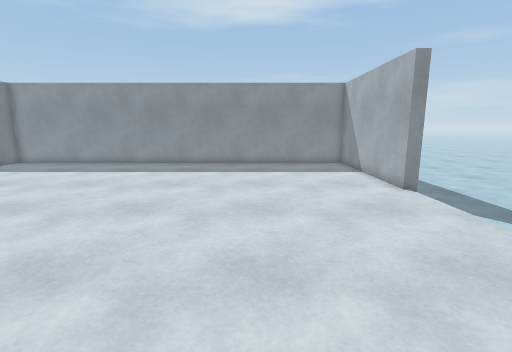
View 1 (above)

16 first-person views from a walk through a scene from a Unity 3-D project. The camera is 1.3 m above the floor, tilts 10° down and sees 85° across. The floor is counted in squares, 0.5 m on a side. Each view is taken from the middle of a square. On the plan, view 1 faces up. The plan holds only what a view shows up to about 19 squares ahead; the rest is blank. The place goes on beyond the plan. The player is left out.

View 2
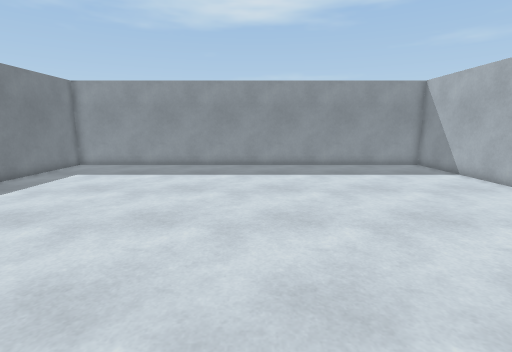

View 3
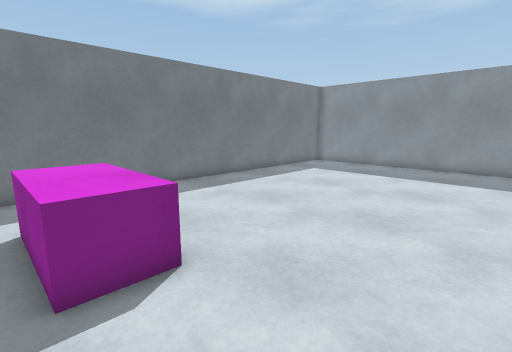

View 4
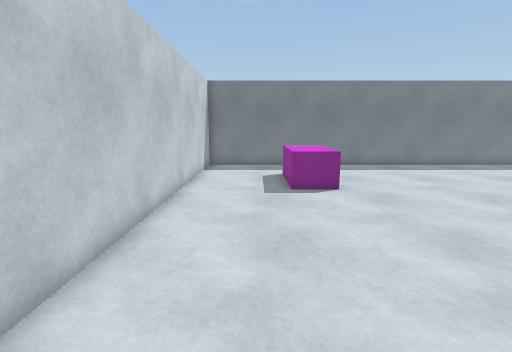

View 5
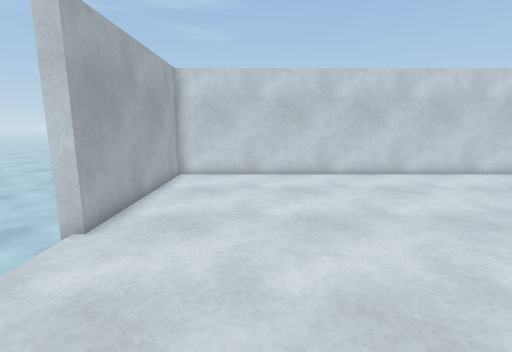

View 6
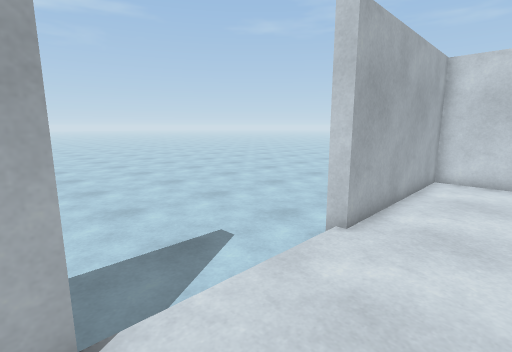

View 7
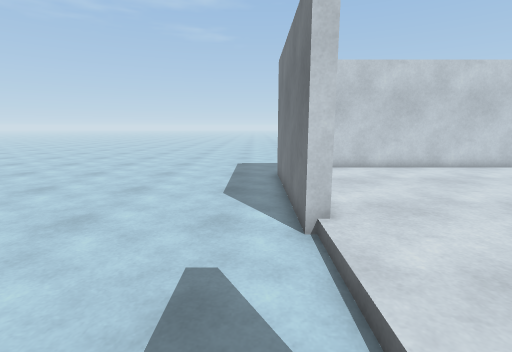

View 8
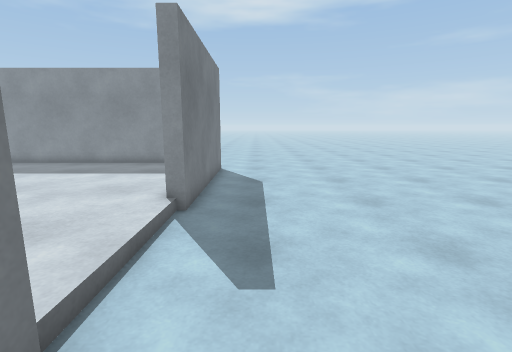

View 9
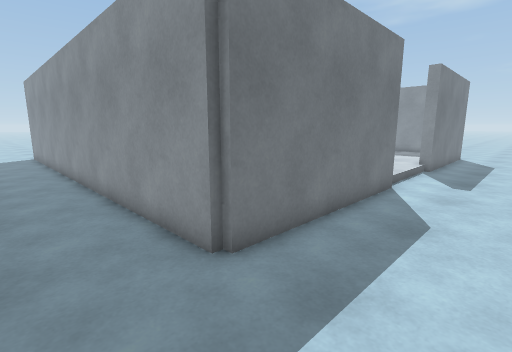

View 10
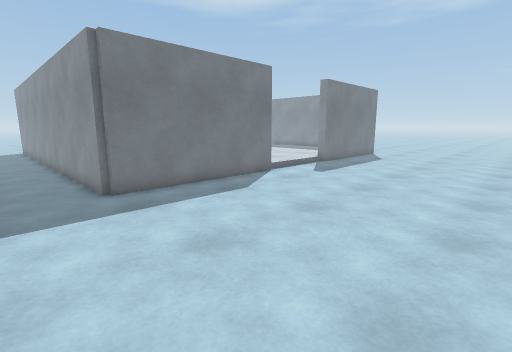

View 11
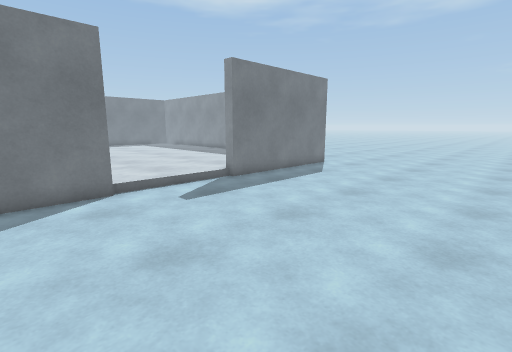

View 12
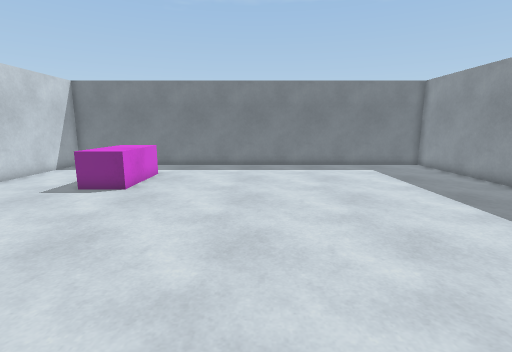

View 13
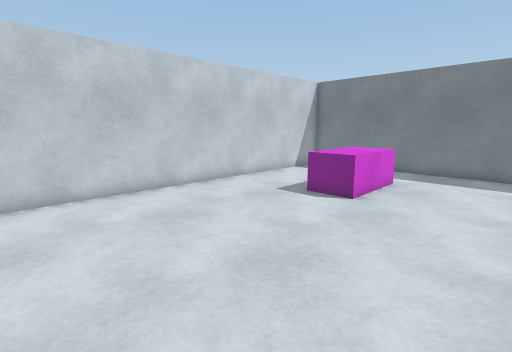

View 14
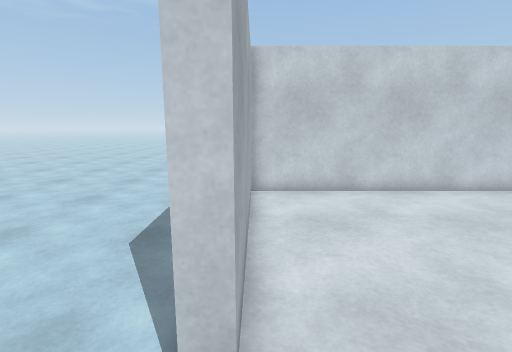

View 15
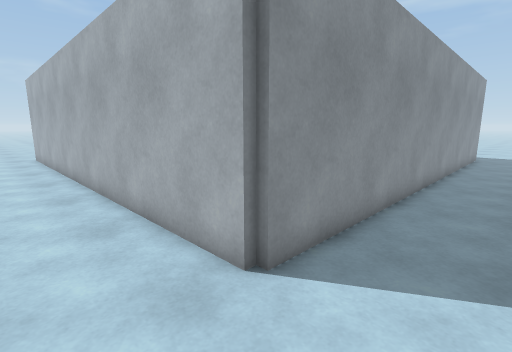

View 16
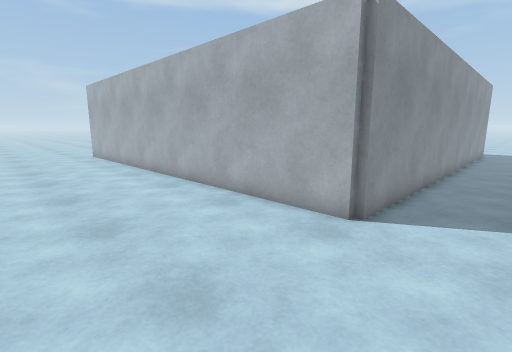

### Floor plan
Key: @ floor where view 1 was taken; # wall or solid block; . main floor; : floor 0.25 m higher than the main floor; O other object.
Columns run from 25 left of view 1 to 18 right of it. Each row starts with its distance up from view 1.
 21                                 ............
 20         #########################...........
 19         #::::::::::::::::::::::##...........
 18         #::::::::::::::::::::::##...........
 17  ..  ..##::::::::::::::::::::::##...........
 16  ... ..##::::::::::::::::::::::##...........
 15  ......##::::::::::::::::::::::##...........
 14  ......##::::::::::::::::::::::##...........
 13  ......##::::::::::::::::::::::##...........
 12  ......##::::::::::::::::::::::##...........
 11  ......##:::::::::::::::::::::::............
 10  ......##:::::::::::::::::::::::............
  9  ......##:::::::::::::::::::::::............
  8  ......##:::::::::::::::::::::::............
  7 .......##:::::::::::::::::::::::............
  6 .......##:::::::::::::::::::::::............
  5 .......##::::::::::::::::::::::##...........
  4 .......##:::OOOO:::::::::::::::##...........
  3 .......##:::OOOOO::::::::::::::##...........
  2 .......##:::OOOOO::::::::::::::##...........
  1 .......##::::::::::::::::::::::##...........
  0 .......##::::::::::::::::@:::::##...........
 -1 .......##::::::::::::::::::::::##...........
 -2 .......##::::::::::::::::::::::##...........
 -3 .......##########################...........
 -4  .......########################............
 -5   ..........................................
 -6    .........................................
 -7 .   ...............   ......................

Where each view was taken, in squares from view 1:
view 1: 0 up, 0 right, facing up
view 2: 1 up, 5 left, facing up
view 3: 1 up, 5 left, facing up-left
view 4: 0 up, 2 right, facing left
view 5: 12 up, 2 right, facing down
view 6: 12 up, 3 right, facing down-right
view 7: 12 up, 8 right, facing down
view 8: 3 up, 9 right, facing up
view 9: 7 down, 11 right, facing up-left
view 10: 7 down, 18 right, facing up-left
view 11: 2 up, 18 right, facing up-left
view 12: 9 up, 2 right, facing left
view 13: 8 up, 0 right, facing down-left
view 14: 8 up, 6 right, facing down
view 15: 7 down, 21 left, facing up-right
view 16: 7 down, 25 left, facing up-right
